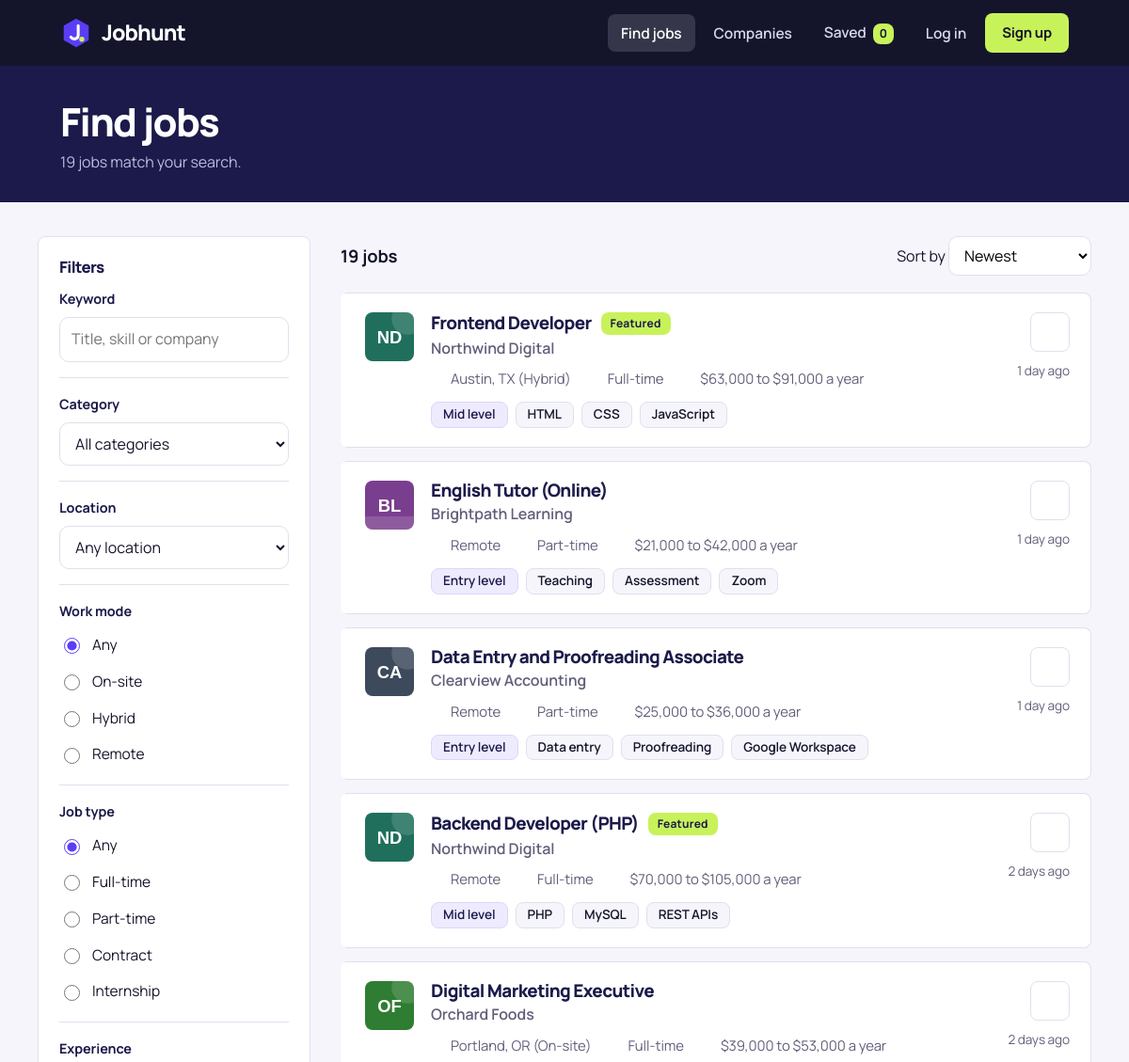
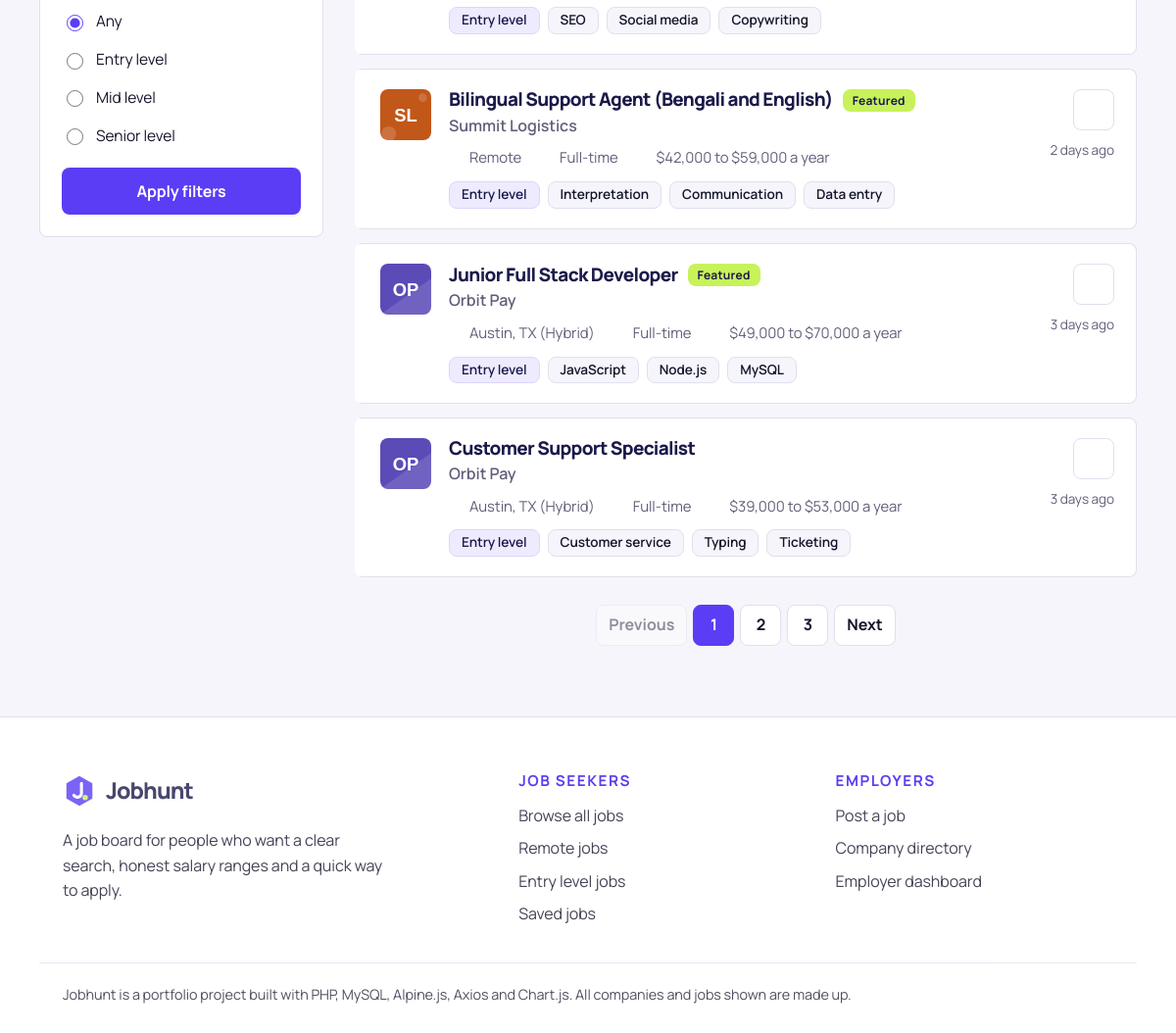
/jobs.php, run on the app's committed database (2 pictures, top to bottom).
### tables this page shows
CREATE TABLE jobs (
    id INT AUTO_INCREMENT PRIMARY KEY,
    company_id INT NOT NULL,
    category_id INT NOT NULL,
    title VARCHAR(150) NOT NULL,
    location VARCHAR(100) NOT NULL,
    work_mode ENUM('On-site', 'Hybrid', 'Remote') NOT NULL DEFAULT 'On-site',
    job_type ENUM('Full-time', 'Part-time', 'Contract', 'Internship') NOT NULL DEFAULT 'Full-time',
    level ENUM('Entry', 'Mid', 'Senior') NOT NULL DEFAULT 'Entry',
    salary_min INT NOT NULL DEFAULT 0,
    salary_max INT NOT NULL DEFAULT 0,
    summary TEXT NOT NULL,
    responsibilities TEXT NOT NULL,
    requirements TEXT NOT NULL,
    skills VARCHAR(255) NOT NULL DEFAULT '',
    is_featured TINYINT(1) NOT NULL DEFAULT 0,
    deadline DATE,
    posted_at DATETIME DEFAULT CURRENT_TIMESTAMP,
    FOREIGN KEY (company_id) REFERENCES companies(id) ON DELETE CASCADE,
    FOREIGN KEY (category_id) REFERENCES categories(id),
    INDEX idx_posted (posted_at),
    INDEX idx_category (category_id)
);

CREATE TABLE companies (
    id INT AUTO_INCREMENT PRIMARY KEY,
    name VARCHAR(150) NOT NULL,
    slug VARCHAR(80) NOT NULL UNIQUE,
    industry VARCHAR(100) NOT NULL,
    location VARCHAR(100) NOT NULL,
    website VARCHAR(200),
    about TEXT,
    size_label VARCHAR(40) NOT NULL DEFAULT '11 to 50 people',
    color VARCHAR(7) NOT NULL DEFAULT '#1F5340',
    shape TINYINT NOT NULL DEFAULT 0
);

### includes/job_card.php (the view)
<?php
$jobSaved = is_saved((int) $job['id']);
$skillsShown = array_slice(skill_list($job['skills']), 0, 3);
?>
<article class="job-card" data-job-id="<?= (int) $job['id'] ?>">
    <a class="job-card-logo" href="company.php?slug=<?= e($job['company_slug']) ?>" tabindex="-1" aria-hidden="true">
        <?= logo_html($job['company_name'], $job['company_slug'], $job['company_color'], (int) $job['company_shape'], 52) ?>
    </a>
    <div class="job-card-body">
        <div class="job-card-top">
            <h3 class="job-title"><a href="job.php?id=<?= (int) $job['id'] ?>"><?= e($job['title']) ?></a></h3>
            <?php if ($job['is_featured']): ?><span class="badge badge-featured">Featured</span><?php endif; ?>
        </div>
        <p class="job-company">
            <a href="company.php?slug=<?= e($job['company_slug']) ?>"><?= e($job['company_name']) ?></a>
        </p>
        <ul class="job-meta">
            <li><?= icon('pin', 15) ?> <?= e($job['location']) ?><?= $job['location'] === $job['work_mode'] ? '' : ' (' . e($job['work_mode']) . ')' ?></li>
            <li><?= icon('briefcase', 15) ?> <?= e($job['job_type']) ?></li>
            <li><?= icon('coins', 15) ?> $<?= number_format((int) $job['salary_min']) ?> to $<?= number_format((int) $job['salary_max']) ?> a year</li>
        </ul>
        <div class="tag-row">
            <span class="tag tag-level"><?= e($job['level']) ?> level</span>
            <?php foreach ($skillsShown as $skill): ?>
                <span class="tag"><?= e($skill) ?></span>
            <?php endforeach; ?>
        </div>
    </div>
    <div class="job-card-side">
        <button type="button" class="save-btn <?= $jobSaved ? 'is-saved' : '' ?>" data-save="<?= (int) $job['id'] ?>"
                aria-pressed="<?= $jobSaved ? 'true' : 'false' ?>" aria-label="<?= $jobSaved ? 'Remove from saved jobs' : 'Save this job' ?>">
            <?= icon('bookmark', 20) ?>
        </button>
        <span class="job-posted"><?= e(time_ago($job['posted_at'])) ?></span>
    </div>
</article>

### jobs.php (shortened to what this page needs)
<?php
require __DIR__ . '/config.php';
$q        = trim($_GET['q'] ?? '');
$mode     = trim($_GET['mode'] ?? '');
$sort     = $_GET['sort'] ?? 'newest';
$page     = max(1, (int) ($_GET['page'] ?? 1));
$perPage  = 8;
$where = [];
$params = [];
$whereSql = $where ? ' WHERE ' . implode(' AND ', $where) : '';
$orders = [
    'newest'      => 'j.posted_at DESC',
    'salary_high' => 'j.salary_max DESC, j.posted_at DESC',
    'salary_low'  => 'j.salary_min ASC, j.posted_at DESC',
];
$countStmt = $pdo->prepare('SELECT COUNT(*) FROM jobs j JOIN companies c ON c.id = j.company_id JOIN categories cat ON cat.id = j.category_id' . $whereSql);
$countStmt->execute($params);
$total = (int) $countStmt->fetchColumn();
$pages = max(1, (int) ceil($total / $perPage));
$page = min($page, $pages);
$offset = ($page - 1) * $perPage;
$stmt = $pdo->prepare(JOB_SELECT . $whereSql . ' ORDER BY ' . $orders[$sort] . ' LIMIT ' . $perPage . ' OFFSET ' . $offset);
$stmt->execute($params);
$jobs = $stmt->fetchAll();
$chips = [];
function radio_group(string $name, array $options, string $current): void {
    echo '<div class="radio-list">';
    echo '<label><input type="radio" name="' . e($name) . '" value=""' . ($current === '' ? ' checked' : '') . '> Any</label>';
    foreach ($options as $value => $label) {
        echo '<label><input type="radio" name="' . e($name) . '" value="' . e($value) . '"' . ($current === (string) $value ? ' checked' : '') . '> ' . e($label) . '</label>';
    }
    echo '</div>';
}
require __DIR__ . '/includes/header.php';
?>
<section class="page-head">
    <div class="wrap">
        <h1>Find jobs</h1>
        <p><?= $total ?> <?= $total === 1 ? 'job matches' : 'jobs match' ?> your search.</p>
    </div>
</section>
<div class="wrap jobs-layout">
    <form class="filters" method="get" action="jobs.php" data-autosubmit>
        <h3>Filters <?php if ($chips): ?><a href="jobs.php" class="muted" style="font-size:.85rem">Clear all</a><?php endif; ?></h3>
        <div class="filter-group">
            <label class="group-label" for="q">Keyword</label>
            <input type="text" id="q" name="q" value="<?= e($q) ?>" placeholder="Title, skill or company">
        </div>
        <div class="filter-group">
            <label class="group-label" for="category">Category</label>
            <select id="category" name="category">
                <option value="">All categories</option>
            </select>
        </div>
        <div class="filter-group">
            <label class="group-label" for="location">Location</label>
            <select id="location" name="location">
                <option value="">Any location</option>
            </select>
        </div>
        <div class="filter-group">
            <span class="group-label">Work mode</span>
            <?php radio_group('mode', ['On-site' => 'On-site', 'Hybrid' => 'Hybrid', 'Remote' => 'Remote'], $mode); ?>
        </div>
        <div class="filter-group">
            <span class="group-label">Job type</span>
        </div>
        <div class="filter-group">
            <span class="group-label">Experience</span>
        </div>
        <button type="submit" class="btn btn-primary btn-block">Apply filters</button>
    </form>
    <section>
        <div class="results-bar">
            <strong><?= $total ?> <?= $total === 1 ? 'job' : 'jobs' ?></strong>
            <label>Sort by
                <select class="sort-select" data-sort>
                    <option value="newest" <?= $sort === 'newest' ? 'selected' : '' ?>>Newest</option>
                </select>
            </label>
        </div>
        <?php if (!$jobs): ?>
            <div class="empty-state">
                <h3>No jobs found</h3>
                <p>Try removing a filter or searching with a different word.</p>
                <a href="jobs.php" class="btn btn-primary">Clear filters</a>
            </div>
        <?php else: ?>
            <div class="job-list">
                <?php foreach ($jobs as $job): ?>
                    <?php require __DIR__ . '/includes/job_card.php'; ?>
                <?php endforeach; ?>
            </div>
            <?php if ($pages > 1): ?>
                <nav class="pagination" aria-label="Pages">
                    <?php if ($page > 1): ?>
                        <a href="jobs.php?<?= e(build_query(['page' => $page - 1])) ?>">Previous</a>
                    <?php else: ?>
                        <span class="is-disabled">Previous</span>
                    <?php endif; ?>
                    <?php for ($i = 1; $i <= $pages; $i++): ?>
                        <?php if ($i === $page): ?>
                            <span class="is-active" aria-current="page"><?= $i ?></span>
                        <?php else: ?>
                            <a href="jobs.php?<?= e(build_query(['page' => $i])) ?>"><?= $i ?></a>
                        <?php endif; ?>
                    <?php endfor; ?>
                    <?php if ($page < $pages): ?>
                        <a href="jobs.php?<?= e(build_query(['page' => $page + 1])) ?>">Next</a>
                    <?php else: ?>
                        <span class="is-disabled">Next</span>
                    <?php endif; ?>
                </nav>
            <?php endif; ?>
        <?php endif; ?>
    </section>
</div>
<?php require __DIR__ . '/includes/footer.php'; ?>

### config.php (shortened to what this page needs)
<?php
function e($value): string {
    return htmlspecialchars((string) $value, ENT_QUOTES, 'UTF-8');
}
function time_ago(string $datetime): string {
    $seconds = time() - strtotime($datetime);
    $d = (int) floor($seconds / 86400);
    if ($d < 30) {
        return $d . ($d === 1 ? ' day ago' : ' days ago');
    }
    return date('j M Y', strtotime($datetime));
}
function skill_list(string $csv): array {
    $items = array_map('trim', explode(',', $csv));
    return array_values(array_filter($items, fn($s) => $s !== ''));
}
function build_query(array $overrides = []): string {
    $params = array_merge($_GET, $overrides);
    $params = array_filter($params, fn($v) => $v !== '' && $v !== null);
    return http_build_query($params);
}
function current_user(): ?array {
    static $user = false;
    if ($user === false) {
        $user = null;
    }
    return $user;
}
function is_seeker(): bool {
    $u = current_user();
    return $u !== null && $u['role'] === 'seeker';
}
function saved_ids(): array {
    return array_map('intval', array_keys($_SESSION['saved'] ?? []));
}
function is_saved(int $jobId): bool {
    static $cache = null;
    if ($cache === null) {
        $cache = array_flip(saved_ids());
    }
    return isset($cache[$jobId]);
}
function logo_html(string $name, string $slug, string $color, int $shape = 0, int $size = 48, string $base = ''): string {
    $words = preg_split('/\s+/', trim($name));
    $initials = strtoupper(substr($words[0], 0, 1) . (isset($words[1]) ? substr($words[1], 0, 1) : ''));
    $decor = '';
    switch ($shape % 4) {
        case 0:
            $decor = '<circle cx="42" cy="6" r="16" fill="#fff" opacity="0.14"/>';
            break;
        case 1:
            $decor = '<polygon points="0,48 48,14 48,48" fill="#fff" opacity="0.13"/>';
            break;
        case 2:
            $decor = '<circle cx="8" cy="42" r="7" fill="#fff" opacity="0.16"/><circle cx="40" cy="8" r="4" fill="#fff" opacity="0.16"/>';
            break;
        default:
            $decor = '<rect y="35" width="48" height="13" fill="#fff" opacity="0.15"/>';
            break;
    }
    return '<svg class="co-logo" width="' . $size . '" height="' . $size . '" viewBox="0 0 48 48" role="img" aria-label="' . e($name) . ' logo">'
        . '<rect width="48" height="48" fill="' . e($color) . '"/>' . $decor
        . '<text x="24" y="30" text-anchor="middle" font-family="Space Grotesk, Arial, sans-serif" font-size="17" font-weight="700" fill="#fff">' . e($initials) . '</text>'
        . '</svg>';
}
function icon(string $name, int $size = 18): string {
    $paths = [
        'search'    => '<circle cx="11" cy="11" r="7"/><path d="M20 20l-3.5-3.5"/>',
        'pin'       => '<path d="M12 21s7-5.6 7-11a7 7 0 10-14 0c0 5.4 7 11 7 11z"/><circle cx="12" cy="10" r="2.5"/>',
        'clock'     => '<circle cx="12" cy="12" r="9"/><path d="M12 7v5l3 2"/>',
        'bookmark'  => '<path d="M6 3h12v18l-6-4-6 4z"/>',
        'briefcase' => '<rect x="3" y="7" width="18" height="13" rx="2"/><path d="M9 7V5a2 2 0 012-2h2a2 2 0 012 2v2M3 13h18"/>',
        'arrow'     => '<path d="M5 12h14M13 6l6 6-6 6"/>',
        'code'      => '<path d="M8 8l-5 4 5 4M16 8l5 4-5 4M14 5l-4 14"/>',
        'pen'       => '<path d="M4 20l1-4L16 5l3 3L8 19zM14 7l3 3"/>',
        'megaphone' => '<path d="M3 10v4h3l9 5V5L6 10zM18 9a4 4 0 010 6"/>',
        'chart'     => '<path d="M4 20V10M10 20V4M16 20v-7M22 20H2"/>',
        'cross'     => '<path d="M10 3h4v7h7v4h-7v7h-4v-7H3v-4h7z"/>',
        'book'      => '<path d="M4 5a2 2 0 012-2h13v16H6a2 2 0 00-2 2zM4 19a2 2 0 012-2h13"/>',
        'headset'   => '<path d="M4 14v-2a8 8 0 0116 0v2M4 14h3v5H5a1 1 0 01-1-1zM20 14h-3v5h2a1 1 0 001-1zM17 19c0 1.5-2 2-5 2"/>',
        'box'       => '<path d="M3 7l9-4 9 4v10l-9 4-9-4zM3 7l9 4 9-4M12 11v10"/>',
        'bag'       => '<path d="M5 8h14l-1 12H6zM9 8V6a3 3 0 016 0v2"/>',
        'check'     => '<path d="M5 12l5 5 9-10"/>',
        'menu'      => '<path d="M4 7h16M4 12h16M4 17h16"/>',
        'x'         => '<path d="M6 6l12 12M18 6L6 18"/>',
        'building'  => '<path d="M4 21V5a1 1 0 011-1h9a1 1 0 011 1v16M15 9h4a1 1 0 011 1v11M8 8h3M8 12h3M8 16h3M3 21h18"/>',
        'globe'     => '<circle cx="12" cy="12" r="9"/><path d="M3 12h18M12 3c3 3 3 15 0 18M12 3c-3 3-3 15 0 18"/>',
        'calendar'  => '<rect x="3" y="5" width="18" height="16" rx="2"/><path d="M3 10h18M8 3v4M16 3v4"/>',
        'coins'     => '<circle cx="9" cy="9" r="6"/><path d="M15 9.5A6 6 0 1111 20M9 7v4"/>',
    ];
    $inner = $paths[$name] ?? '';
    return '<svg class="icon" width="' . $size . '" height="' . $size . '" viewBox="0 0 24 24" fill="none" stroke="currentColor" stroke-width="2" stroke-linecap="round" stroke-linejoin="round" aria-hidden="true">' . $inner . '</svg>';
}

### data on the page
jobs: company.name "ND", title "Frontend Developer", is_featured "Featured", company.name "Northwind Digital", $size 15 (drawn), location "Austin, TX", work_mode "Hybrid", job_type "Full-time", salary_min "63,000", salary_max "91,000", level "Mid", skills "HTML", skills "CSS", skills "JavaScript", posted_at "1 day ago"
jobs: company.name "BL", title "English Tutor (Online)", company.name "Brightpath Learning", $size 15 (drawn), location "Remote", job_type "Part-time", salary_min "21,000", salary_max "42,000", level "Entry", skills "Teaching", skills "Assessment", skills "Zoom", posted_at "1 day ago"
jobs: company.name "CA", title "Data Entry and Proofreading Associate", company.name "Clearview Accounting", $size 15 (drawn), location "Remote", job_type "Part-time", salary_min "25,000", salary_max "36,000", level "Entry", skills "Data entry", skills "Proofreading", skills "Google Workspace", posted_at "1 day ago"
jobs: company.name "ND", title "Backend Developer (PHP)", is_featured "Featured", company.name "Northwind Digital", $size 15 (drawn), location "Remote", job_type "Full-time", salary_min "70,000", salary_max "105,000", level "Mid", skills "PHP", skills "MySQL", skills "REST APIs", posted_at "2 days ago"
jobs: company.name "OF", title "Digital Marketing Executive", company.name "Orchard Foods", $size 15 (drawn), location "Portland, OR", work_mode "On-site", job_type "Full-time", salary_min "39,000", salary_max "53,000", level "Entry", skills "SEO", skills "Social media", skills "Copywriting", posted_at "2 days ago"
jobs: company.name "SL", title "Bilingual Support Agent (Bengali and English)", is_featured "Featured", company.name "Summit Logistics", $size 15 (drawn), location "Remote", job_type "Full-time", salary_min "42,000", salary_max "59,000", level "Entry", skills "Interpretation", skills "Communication", skills "Data entry", posted_at "2 days ago"
jobs: company.name "OP", title "Junior Full Stack Developer", is_featured "Featured", company.name "Orbit Pay", $size 15 (drawn), location "Austin, TX", work_mode "Hybrid", job_type "Full-time", salary_min "49,000", salary_max "70,000", level "Entry", skills "JavaScript", skills "Node.js", skills "MySQL", posted_at "3 days ago"
jobs: company.name "OP", title "Customer Support Specialist", company.name "Orbit Pay", $size 15 (drawn), location "Austin, TX", work_mode "Hybrid", job_type "Full-time", salary_min "39,000", salary_max "53,000", level "Entry", skills "Customer service", skills "Typing", skills "Ticketing", posted_at "3 days ago"

### other printed values
$savedCount "0"
$total "19"
$label "On-site"
$label "Hybrid"
$label "Remote"
$label "Full-time"
$label "Part-time"
$label "Contract"
$label "Internship"
$label "Entry level"
$label "Mid level"
$label "Senior level"
